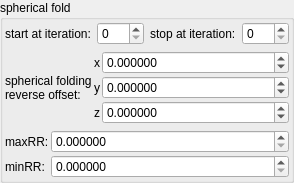
    <widget class="QGroupBox" name="groupBox_2">
     <property name="title">
      <string>spherical fold</string>
     </property>
     <layout class="QVBoxLayout" name="verticalLayout_6">
      <property name="leftMargin">
       <number>2</number>
      </property>
      <property name="topMargin">
       <number>2</number>
      </property>
      <property name="rightMargin">
       <number>2</number>
      </property>
      <property name="bottomMargin">
       <number>2</number>
      </property>
      <item>
       <layout class="QHBoxLayout" name="horizontalLayout_24" stretch="0,1,0,1">
        <item>
         <widget class="QLabel" name="label_105">
          <property name="text">
           <string>start at iteration:</string>
          </property>
         </widget>
        </item>
        <item>
         <widget class="MySpinBox" name="spinboxInt_transf_start_iterations_S">
          <property name="sizePolicy">
           <sizepolicy hsizetype="Minimum" vsizetype="Maximum">
            <horstretch>0</horstretch>
            <verstretch>0</verstretch>
           </sizepolicy>
          </property>
          <property name="minimum">
           <number>0</number>
          </property>
          <property name="maximum">
           <number>999</number>
          </property>
          <property name="value">
           <number>0</number>
          </property>
         </widget>
        </item>
        <item>
         <widget class="QLabel" name="label_79">
          <property name="text">
           <string>stop at iteration:</string>
          </property>
         </widget>
        </item>
        <item>
         <widget class="MySpinBox" name="spinboxInt_transf_stop_iterations_S">
          <property name="sizePolicy">
           <sizepolicy hsizetype="Preferred" vsizetype="Maximum">
            <horstretch>0</horstretch>
            <verstretch>0</verstretch>
           </sizepolicy>
          </property>
          <property name="maximum">
           <number>999</number>
          </property>
         </widget>
        </item>
       </layout>
      </item>
      <item>
       <layout class="QGridLayout" name="gridLayout_9" columnstretch="0,0,1">
        <property name="spacing">
         <number>2</number>
        </property>
        <item row="2" column="1">
         <widget class="QLabel" name="label_48">
          <property name="text">
           <string notr="true">z</string>
          </property>
         </widget>
        </item>
        <item row="0" column="1">
         <widget class="QLabel" name="label_49">
          <property name="text">
           <string notr="true">x</string>
          </property>
         </widget>
        </item>
        <item row="1" column="1">
         <widget class="QLabel" name="label_50">
          <property name="text">
           <string notr="true">y</string>
          </property>
         </widget>
        </item>
        <item row="0" column="2">
         <widget class="MyDoubleSpinBox" name="spinbox3_transf_offset_000_x">
          <property name="sizePolicy">
           <sizepolicy hsizetype="Minimum" vsizetype="Maximum">
            <horstretch>0</horstretch>
            <verstretch>0</verstretch>
           </sizepolicy>
          </property>
          <property name="prefix">
           <string/>
          </property>
          <property name="suffix">
           <string/>
          </property>
          <property name="decimals">
           <number>6</number>
          </property>
          <property name="minimum">
           <double>-100.000000000000000</double>
          </property>
          <property name="maximum">
           <double>100.000000000000000</double>
          </property>
          <property name="singleStep">
           <double>0.100000000000000</double>
          </property>
         </widget>
        </item>
        <item row="1" column="2">
         <widget class="MyDoubleSpinBox" name="spinbox3_transf_offset_000_y">
          <property name="sizePolicy">
           <sizepolicy hsizetype="Minimum" vsizetype="Maximum">
            <horstretch>0</horstretch>
            <verstretch>0</verstretch>
           </sizepolicy>
          </property>
          <property name="prefix">
           <string/>
          </property>
          <property name="suffix">
           <string/>
          </property>
          <property name="decimals">
           <number>6</number>
          </property>
          <property name="minimum">
           <double>-100.000000000000000</double>
          </property>
          <property name="maximum">
           <double>100.000000000000000</double>
          </property>
          <property name="singleStep">
           <double>0.100000000000000</double>
          </property>
         </widget>
        </item>
        <item row="2" column="2">
         <widget class="MyDoubleSpinBox" name="spinbox3_transf_offset_000_z">
          <property name="sizePolicy">
           <sizepolicy hsizetype="Minimum" vsizetype="Maximum">
            <horstretch>0</horstretch>
            <verstretch>0</verstretch>
           </sizepolicy>
          </property>
          <property name="prefix">
           <string/>
          </property>
          <property name="suffix">
           <string/>
          </property>
          <property name="decimals">
           <number>6</number>
          </property>
          <property name="minimum">
           <double>-100.000000000000000</double>
          </property>
          <property name="maximum">
           <double>100.000000000000000</double>
          </property>
          <property name="singleStep">
           <double>0.100000000000000</double>
          </property>
         </widget>
        </item>
        <item row="0" column="0" rowspan="3">
         <widget class="QLabel" name="label_18">
          <property name="text">
           <string>spherical folding
reverse offset:</string>
          </property>
         </widget>
        </item>
       </layout>
      </item>
      <item>
       <layout class="QGridLayout" name="gridLayout_13" columnstretch="0,1">
        <property name="spacing">
         <number>2</number>
        </property>
        <item row="0" column="0">
         <widget class="QLabel" name="label_22">
          <property name="text">
           <string>maxRR:</string>
          </property>
         </widget>
        </item>
        <item row="1" column="0">
         <widget class="QLabel" name="label_31">
          <property name="text">
           <string>minRR:</string>
          </property>
         </widget>
        </item>
        <item row="0" column="1">
         <widget class="MyDoubleSpinBox" name="spinbox_transf_maxR2_1">
          <property name="sizePolicy">
           <sizepolicy hsizetype="Minimum" vsizetype="Maximum">
            <horstretch>0</horstretch>
            <verstretch>0</verstretch>
           </sizepolicy>
          </property>
          <property name="prefix">
           <string/>
          </property>
          <property name="suffix">
           <string/>
          </property>
          <property name="decimals">
           <number>6</number>
          </property>
          <property name="minimum">
           <double>0.000000000000000</double>
          </property>
          <property name="maximum">
           <double>99.989999999999995</double>
          </property>
          <property name="singleStep">
           <double>0.100000000000000</double>
          </property>
         </widget>
        </item>
        <item row="1" column="1">
         <widget class="MyDoubleSpinBox" name="spinbox_transf_minR2_p25">
          <property name="sizePolicy">
           <sizepolicy hsizetype="Minimum" vsizetype="Maximum">
            <horstretch>0</horstretch>
            <verstretch>0</verstretch>
           </sizepolicy>
          </property>
          <property name="prefix">
           <string/>
          </property>
          <property name="suffix">
           <string/>
          </property>
          <property name="decimals">
           <number>6</number>
          </property>
          <property name="minimum">
           <double>0.000000000000000</double>
          </property>
          <property name="maximum">
           <double>99.989999999999995</double>
          </property>
          <property name="singleStep">
           <double>0.100000000000000</double>
          </property>
         </widget>
        </item>
       </layout>
      </item>
     </layout>
    </widget>
